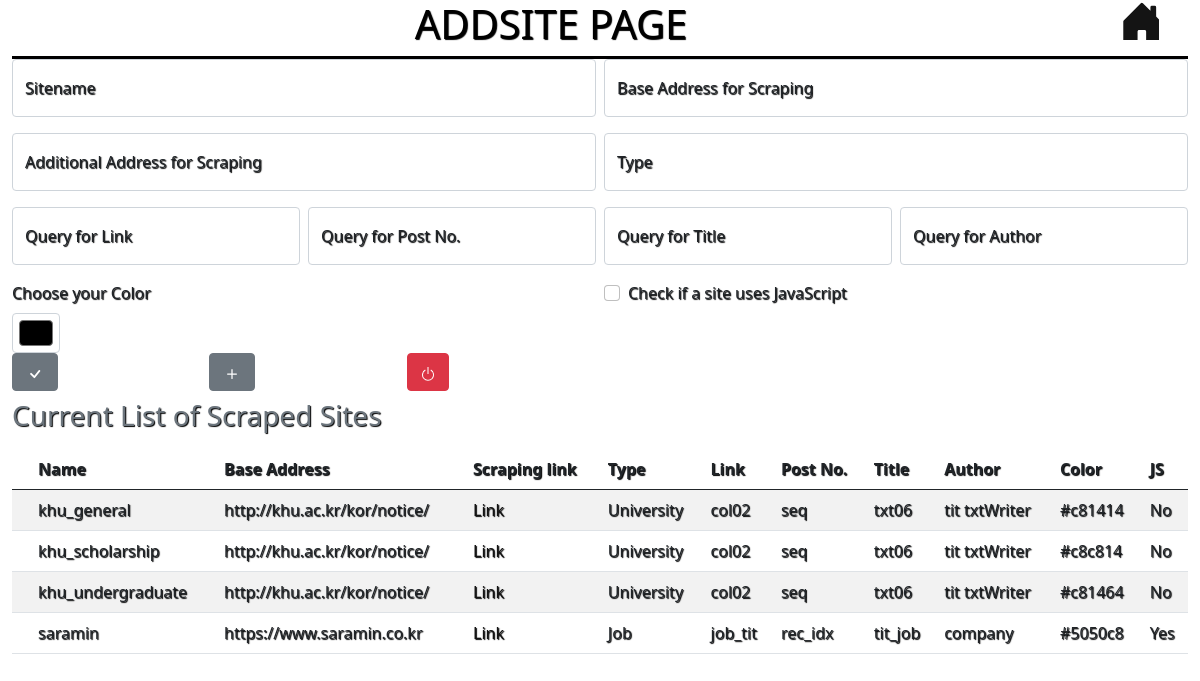
The app's page /insert/ with its own data.
### tables this page shows
CREATE TABLE sitedata (sitename TEXT NOT NULL PRIMARY KEY,main_address TEXT NOT NULL,scrape_address TEXT NOT NULL,sitetype TEXT NOT NULL,link_query TEXT NOT NULL,postnum_query INTEGER NOT NULL,title_query TEXT NOT NULL,author_query TEXT NOT NULL,sitecolor TEXT NOT NULL,js_included INTEGER);

### main/insert.py (the view, shortened to what this page needs)
@bp.route('/', methods=['GET', 'POST'])
def insert():
    con = get_db()
    cur = con.cursor()
    sitedata_result= []
    msg = "No Error"
    if (cur.execute(
        "SELECT name FROM sqlite_master WHERE type='table' and name = 'sitedata'")).fetchone() is not None:
        sitedata_result= cur.execute("SELECT * FROM sitedata ORDER BY sitename").fetchall()
    con.commit()
    cur.close()
    con.close()
    return render_template('insert.html', sitedata = sitedata_result)

### main/db.py (called while the page is built)
def get_db():
    db = getattr(g, '_database', None)
    if db is None:
        db = g._database = sqlite3.connect(current_app.config['DATABASE'])
    return db

def close_connection(e=None):
    db = g.pop('db', None)
    if db is not None:
        db.close()

### main/templates/insert.html (shortened to what this page needs)
<!DOCTYPE html>
<head>
    <link rel="stylesheet" href="{{ url_for('static', filename='bootstrap/css/bootstrap.css') }}">
    <link rel="stylesheet" href="{{ url_for('static', filename='style.css') }}">
</head>
<body>
    <div class="container-xxl">
        <div class="row" id="title">
            <div class="col-11"><h1>ADDSITE PAGE</h1></div>
            <div class="col-1"><div class="notcheckbox"><a href={{ url_for('index') }}></a></div></div>
        </div>
    </div>
    <form method="POST">
        <div class = "container-xxl">
            <div class="row gx-2">
                <div class="col-sm-6">
                    <div class="form-floating mb-3">
                        <input type="text" class="form-control" id="sitename" name="sitename"placeholder="　">
                        <label for="sitename">Sitename</label>
                    </div>
                </div>
                <div class="col-sm-6">
                    <div class="form-floating mb-3">
                        <input type="text" class="form-control" id="main_address" name="main_address"placeholder="　">
                        <label for="main_address">Base Address for Scraping</label>
                    </div>
                </div>
            </div>
            <div class="row gx-2">
                <div class="col-sm-6">
                    <div class="form-floating mb-3">
                        <input type="text" class="form-control" id="scrape_address" name="scrape_address"placeholder="　">
                        <label for="scrape_address">Additional Address for Scraping</label>
                    </div>
                </div>
                <div class="col-sm-6">
                    <div class="form-floating mb-3">
                        <input type="text" class="form-control" id="sitetype" name="sitetype"placeholder="　">
                        <label for="sitetype">Type</label>
                    </div>
                </div>
            </div>
            <div class="row gx-2">
                <div class="col-sm-6 col-md-3">
                    <div class="form-floating mb-3">
                        <input type="text" class="form-control" id="link_query" name="link_query"placeholder="　">
                        <label for="link_query">Query for Link</label>
                    </div>
                </div>
                <div class="col-sm-6 col-md-3">
                    <div class="form-floating mb-3">
                        <input type="text" class="form-control" id="postnum_query" name="postnum_query"placeholder="　">
                        <label for="postnum_query">Query for Post No.</label>
                    </div>
                </div>
                <div class="col-sm-6 col-md-3">
                    <div class="form-floating mb-3">
                        <input type="text" class="form-control" id="title_query" name="title_query"placeholder="　">
                        <label for="title_query">Query for Title</label>
                    </div>
                </div>
                <div class="col-sm-6 col-md-3">
                    <div class="form-floating mb-3">
                        <input type="text" class="form-control" id="author_query" name="author_query"placeholder="　">
                        <label for="author_query">Query for Author</label>
                    </div>
                </div>
            </div>
            <div class="row gx-2">
                <div class="col-6">
                    <label for="sitecolor" class="form-label">Choose your Color</label>
                    <input type="color" name="sitecolor" class="form-control form-control-color">
                </div>
                <div class="col-6">
                    <div class="form-check">
                        <input class="form-check-input" type="checkbox" name="js_included">
                        <label class="form-check-label" for="js_included">Check if a site uses JavaScript</label>
                    </div>
                </div>
            </div>
            <div class="row gx-2">
                <div class="col-2">
                    <label id = "select" class="btn btn-secondary" onclick="selectbox();"><svg xmlns="http://www.w3.org/2000/svg" width="20" height="20" fill="currentColor" class="bi bi-check" viewBox="0 0 16 16"> <path d="M10.97 4.97a.75.75 0 0 1 1.07 1.05l-3.99 4.99a.75.75 0 0 1-1.08.02L4.324 8.384a.75.75 0 1 1 1.06-1.06l2.094 2.093 3.473-4.425a.267.267 0 0 1 .02-.022z"/></svg></label>
                </div>
                <div class="col-2">
                    <div class = "notcheckbox">
                        <button type="submit" class="btn btn-secondary" name="add"><svg xmlns="http://www.w3.org/2000/svg" width="20" height="20" fill="currentColor" class="bi bi-plus" viewBox="0 0 16 16">
                            <path d="M8 4a.5.5 0 0 1 .5.5v3h3a.5.5 0 0 1 0 1h-3v3a.5.5 0 0 1-1 0v-3h-3a.5.5 0 0 1 0-1h3v-3A.5.5 0 0 1 8 4z"/>
                            </svg></button>
                    </div>
                </div>
                <div class="col-2">
                    <div class="notcheckbox">
                        <label id = "reset" class="btn btn-danger" onclick = "confirmreset();"><svg xmlns="http://www.w3.org/2000/svg" width="16" height="16" fill="currentColor" class="bi bi-power" viewBox="0 0 16 16">
                            <path d="M7.5 1v7h1V1h-1z"/>
                            <path d="M3 8.812a4.999 4.999 0 0 1 2.578-4.375l-.485-.874A6 6 0 1 0 11 3.616l-.501.865A5 5 0 1 1 3 8.812z"/>
                        </svg></label>
                    </div>
                </div>
            </div>
        </div>
        <div class = "container-xxl">
            <div class=" table-responsive-md sitedata">
                <table class="table table-striped caption-top">
                    <caption><h3>Current List of Scraped Sites</h3></caption>
                    <thead>
                        <tr>
                            <th></th>
                            <th>Name</th>
                            <th>Base Address</th>
                            <th>Scraping link</th>
                            <th>Type</th>
                            <th>Link</th>
                            <th>Post No.</th>
                            <th>Title</th>
                            <th>Author</th>
                            <th>Color</th>
                            <th>JS</th>
                        </tr>
                    </thead>
                    <tbody>
                            {% for i in sitedata %}
                            <tr>
                                <td><input type="checkbox" class="form-check-input checkbox" name = {{ i[0] }}></td>
                                <td>{{ i[0] }}</td>
                                <td>{{ i[1] }}</td>
                                <td><a href = {{ i[2] }}>Link</a></td>
                                <td>{{ i[3] }}</td>
                                <td>{{ i[4] }}</td>
                                <td>{{ i[5] }}</td>
                                <td>{{ i[6] }}</td>
                                <td>{{ i[7] }}</td>
                                <td>{{ i[8] }}</td>
                                <td>{{ i[9] }}</td>
                            </tr>
                            {% endfor %}
                    </tbody>
                </table>
            </div>
        </div>
    </form>
</body>

### main/static/style.css (style rules this page uses)
* { text-shadow: 1px 1px 1px rgb(0, 0, 0); }
a { color:rgb(20, 20, 20); text-decoration: none; }
#title { text-align: center; border-bottom:3px solid rgb(0, 0, 0); color:rgb(0, 0, 0); margin-left: 0px; margin-right: 0px; height: auto; }

### records on screen
sitedata: sitename "khu_general", main_address "http://khu.ac.kr/kor/notice/", sitetype "University", link_query "col02", postnum_query "seq", title_query "txt06", author_query "tit txtWriter", sitecolor "#c81414", js_included "No"
sitedata: sitename "khu_scholarship", main_address "http://khu.ac.kr/kor/notice/", sitetype "University", link_query "col02", postnum_query "seq", title_query "txt06", author_query "tit txtWriter", sitecolor "#c8c814", js_included "No"
sitedata: sitename "khu_undergraduate", main_address "http://khu.ac.kr/kor/notice/", sitetype "University", link_query "col02", postnum_query "seq", title_query "txt06", author_query "tit txtWriter", sitecolor "#c81464", js_included "No"
sitedata: sitename "saramin", main_address "https://www.saramin.co.kr", sitetype "Job", link_query "job_tit", postnum_query "rec_idx", title_query "tit_job", author_query "company", sitecolor "#5050c8", js_included "Yes"
